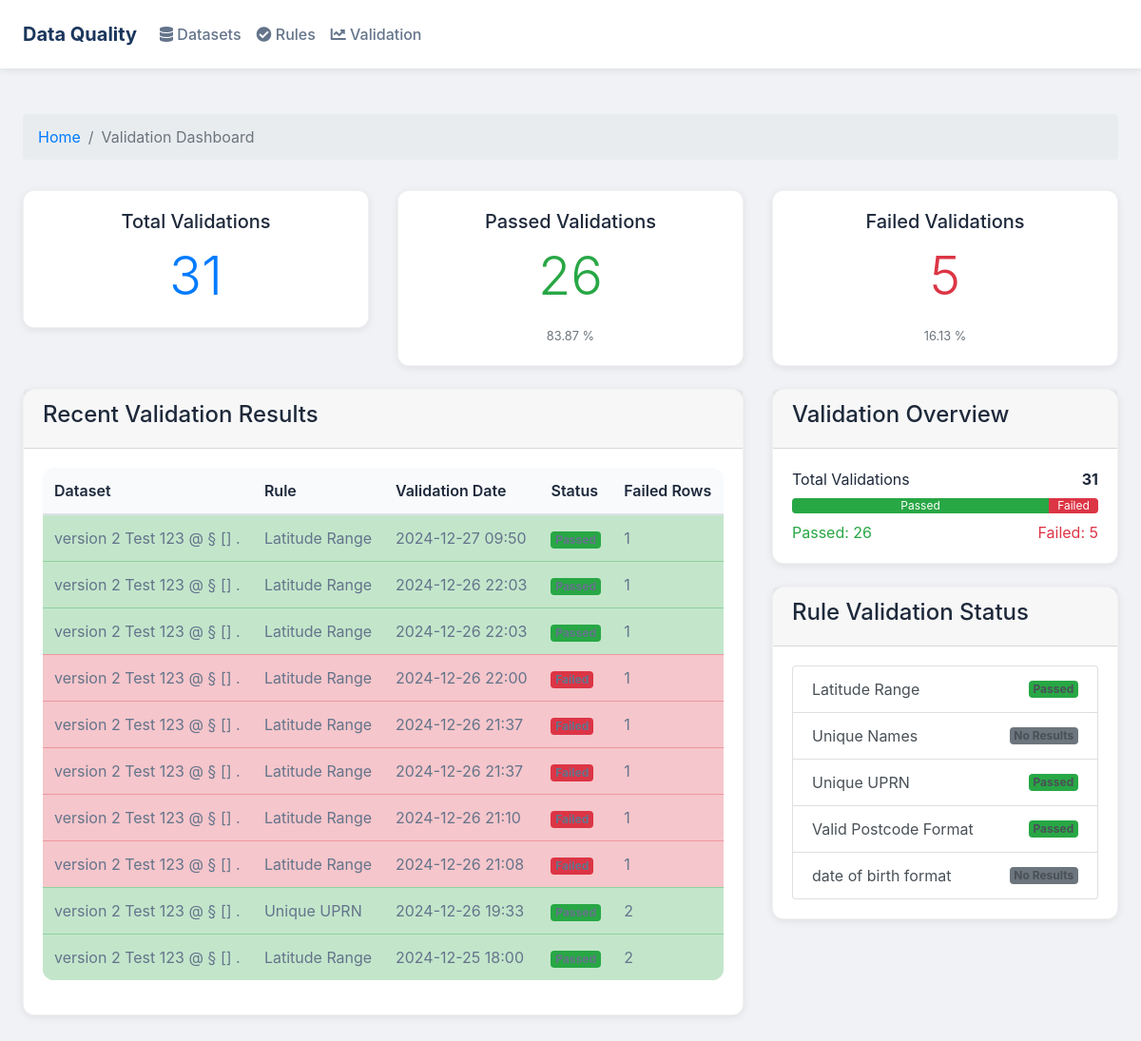
Page /validation-dashboard/ (signed in) on the committed database.
### core/models.py (models this page shows, shortened)
class RuleValidationResult(models.Model):
    dataset = models.ForeignKey(Dataset, on_delete=models.CASCADE)
    rule = models.ForeignKey(DataGovernanceRule, on_delete=models.CASCADE)
    validation_date = models.DateTimeField(auto_now_add=True)
    passed = models.BooleanField()
    failed_rows = models.JSONField(null=True, blank=True)
    error_message = models.TextField(null=True, blank=True)
    execution_time = models.FloatField(null=True, blank=True)
    validated_by = models.ForeignKey(settings.AUTH_USER_MODEL, on_delete=models.SET_NULL, null=True)
    class Meta:
        ordering = ['-validation_date']
        indexes = [
            models.Index(fields=['dataset', 'rule', 'validation_date']),
            models.Index(fields=['passed']),
        ]

class Dataset(models.Model):
    FILE_TYPE_CHOICES = [
        ('csv', 'CSV'),
        ('excel', 'Excel'),
        ('json', 'JSON')
    ]
    PROFILE_STATUS_CHOICES = [
        ('not_generated', 'Not Generated'),
        ('processing', 'Processing'),
        ('completed', 'Completed'),
        ('failed', 'Failed')
    ]
    name = models.CharField(max_length=255)
    description = models.TextField(blank=True)
    file = models.FileField(upload_to='datasets/')
    file_type = models.CharField(max_length=10, choices=FILE_TYPE_CHOICES)
    created_at = models.DateTimeField(auto_now_add=True)
    updated_at = models.DateTimeField(auto_now=True)
    profile_status = models.CharField(
        max_length=20,
        choices=PROFILE_STATUS_CHOICES,
        default='not_generated'
    )
    profile_last_updated = models.DateTimeField(null=True, blank=True)
    profile_config = models.JSONField(null=True, blank=True)
    profile_report = models.FileField(upload_to='profiles/reports/', null=True, blank=True)
    profile_json = models.FileField(upload_to='profiles/json/', null=True, blank=True)
    total_rows = models.IntegerField(null=True, blank=True)
    total_columns = models.IntegerField(null=True, blank=True)
    column_names = models.JSONField(null=True, blank=True)
    column_types = models.JSONField(null=True, blank=True)
    is_sensitive = models.BooleanField(default=False, help_text="Mark if dataset contains sensitive information")
    uploaded_by = models.ForeignKey(
        User,
        on_delete=models.SET_NULL,
        null=True,
        blank=True,
        related_name='uploaded_datasets',
        help_text="User who uploaded the dataset"
    )

class DataGovernanceRule(models.Model):
    RULE_TYPES = [
        ('format', 'Format'),
        ('range', 'Range'),
        ('required', 'Required'),
        ('unique', 'Unique'),
        ('categorical', 'Categorical'),
        ('date_format', 'Date Format'),
        ('cross_column', 'Cross Column'),
    ]
    name = models.CharField(max_length=255)
    description = models.TextField(blank=True)
    rule_type = models.CharField(max_length=50, choices=RULE_TYPES)
    column_name = models.CharField(max_length=255)
    parameters = models.JSONField(default=dict, blank=True)
    dataset = models.ForeignKey('Dataset', on_delete=models.CASCADE, related_name='rules')
    created_by = models.ForeignKey(settings.AUTH_USER_MODEL, on_delete=models.SET_NULL, null=True)
    created_at = models.DateTimeField(auto_now_add=True)
    updated_at = models.DateTimeField(auto_now=True)
    is_active = models.BooleanField(default=True, help_text="Whether the rule is currently active")
    class Meta:
        ordering = ['name']
        indexes = [
            models.Index(fields=['dataset', 'rule_type']),
            models.Index(fields=['column_name']),
        ]

### core/views.py (the view)
# urls.py: path('validation-dashboard/', views.validation_dashboard, name='validation_dashboard'),
@login_required
def validation_dashboard(request):
    recent_results = RuleValidationResult.objects.order_by('-validation_date')[:10]
    total_results = RuleValidationResult.objects.count()
    passed_results = RuleValidationResult.objects.filter(passed=True).count()
    failed_results = total_results - passed_results
    validation_stats = {
        'total_validations': total_results,
        'passed_validations': passed_results,
        'failed_validations': failed_results
    }
    rules_with_status = []
    for rule in DataGovernanceRule.objects.all():
        latest_result = rule.rulevalidationresult_set.order_by('-validation_date').first()
        rules_with_status.append({
            'rule': rule,
            'latest_result': latest_result
        })
    return render(request, 'core/validation_dashboard.html', {
        'recent_results': recent_results,
        'total_results': total_results,
        'passed_results': passed_results,
        'failed_results': failed_results,
        'validation_stats': validation_stats,
        'rules_with_status': rules_with_status,
        'active_page': 'validation_dashboard'
    })

### core/templatetags/custom_filters.py (called while the page is built)
@register.filter(name='multiply')
def multiply(value, arg):
    try:
        return float(value) * float(arg)
    except (ValueError, TypeError):
        return value

@register.filter(name='divide')
def divide(value, arg):
    try:
        return float(value) / float(arg) if float(arg) != 0 else 0
    except (ValueError, TypeError, ZeroDivisionError):
        return 0

### core/templates/core/validation_dashboard.html
{% extends "core/base.html" %}
{% load custom_filters %}
{% block content %}
<div class="container-fluid mt-4">
    <div class="row mb-3">
        <div class="col-md-12">
            <nav aria-label="breadcrumb">
                <ol class="breadcrumb">
                    <li class="breadcrumb-item"><a href="{% url 'core:home' %}">Home</a></li>
                    <li class="breadcrumb-item active" aria-current="page">Validation Dashboard</li>
                </ol>
            </nav>
        </div>
    </div>
    <div class="row mb-4">
        <div class="col-md-4">
            <div class="card text-center">
                <div class="card-body">
                    <h5 class="card-title">Total Validations</h5>
                    <p class="card-text display-4 text-primary">{{ validation_stats.total_validations }}</p>
                </div>
            </div>
        </div>
        <div class="col-md-4">
            <div class="card text-center">
                <div class="card-body">
                    <h5 class="card-title">Passed Validations</h5>
                    <p class="card-text display-4 text-success">{{ validation_stats.passed_validations }}</p>
                    <small class="text-muted">
                        {% if validation_stats.total_validations > 0 %}
                            {{ validation_stats.passed_validations|multiply:100.0|divide:validation_stats.total_validations|floatformat:2 }} %
                        {% else %}
                            0.00 %
                        {% endif %}
                    </small>
                </div>
            </div>
        </div>
        <div class="col-md-4">
            <div class="card text-center">
                <div class="card-body">
                    <h5 class="card-title">Failed Validations</h5>
                    <p class="card-text display-4 text-danger">{{ validation_stats.failed_validations }}</p>
                    <small class="text-muted">
                        {% if validation_stats.total_validations > 0 %}
                            {{ validation_stats.failed_validations|multiply:100.0|divide:validation_stats.total_validations|floatformat:2 }} %
                        {% else %}
                            0.00 %
                        {% endif %}
                    </small>
                </div>
            </div>
        </div>
    </div>
    <div class="row">
        <div class="col-md-8">
            <div class="card mb-4">
                <div class="card-header">
                    <h4>Recent Validation Results</h4>
                </div>
                <div class="card-body">
                    <div class="table-responsive">
                        <table class="table table-striped table-hover">
                            <thead>
                                <tr>
                                    <th>Dataset</th>
                                    <th>Rule</th>
                                    <th>Validation Date</th>
                                    <th>Status</th>
                                    <th>Failed Rows</th>
                                </tr>
                            </thead>
                            <tbody>
                                {% for result in recent_results %}
                                <tr class="{% if result.passed %}table-success{% else %}table-danger{% endif %}">
                                    <td>{{ result.dataset.name }}</td>
                                    <td>{{ result.rule.name }}</td>
                                    <td>{{ result.validation_date|date:"Y-m-d H:i" }}</td>
                                    <td>
                                        {% if result.passed %}
                                            <span class="badge bg-success">Passed</span>
                                        {% else %}
                                            <span class="badge bg-danger">Failed</span>
                                        {% endif %}
                                    </td>
                                    <td>
                                        {% if result.failed_rows %}
                                            {{ result.failed_rows|length }}
                                        {% else %}
                                            0
                                        {% endif %}
                                    </td>
                                </tr>
                                {% empty %}
                                <tr>
                                    <td colspan="5" class="text-center">
                                        No recent validation results found.
                                    </td>
                                </tr>
                                {% endfor %}
                            </tbody>
                        </table>
                    </div>
                </div>
            </div>
        </div>
        <div class="col-md-4">
            <div class="card mb-4">
                <div class="card-header">
                    <h4>Validation Overview</h4>
                </div>
                <div class="card-body">
                    <div class="d-flex justify-content-between mb-2">
                        <span>Total Validations</span>
                        <strong>{{ validation_stats.total_validations }}</strong>
                    </div>
                    <div class="progress progress-bar-custom mb-2">
                        {% if validation_stats.total_validations > 0 %}
                            <div class="progress-bar bg-success" role="progressbar"
                                 style="width: {{ validation_stats.passed_validations|divide:validation_stats.total_validations|multiply:100 }}%">
                                Passed
                            </div>
                            <div class="progress-bar bg-danger" role="progressbar"
                                 style="width: {{ validation_stats.failed_validations|divide:validation_stats.total_validations|multiply:100 }}%">
                                Failed
                            </div>
                        {% else %}
                            <div class="progress-bar bg-secondary" role="progressbar" style="width: 100%">
                                No Validations
                            </div>
                        {% endif %}
                    </div>
                    <div class="d-flex justify-content-between">
                        <span class="text-success">Passed: {{ validation_stats.passed_validations }}</span>
                        <span class="text-danger">Failed: {{ validation_stats.failed_validations }}</span>
                    </div>
                </div>
            </div>
            <div class="card">
                <div class="card-header">
                    <h4>Rule Validation Status</h4>
                </div>
                <div class="card-body">
                    <div class="list-group">
                        {% for rule_status in rules_with_status %}
                        <a href="{% url 'core:rule_detail' rule_status.rule.id %}" class="list-group-item list-group-item-action d-flex justify-content-between align-items-center">
                            {{ rule_status.rule.name }}
                            {% if rule_status.latest_result %}
                                {% if rule_status.latest_result.passed %}
                                    <span class="badge bg-success">Passed</span>
                                {% else %}
                                    <span class="badge bg-danger">Failed</span>
                                {% endif %}
                            {% else %}
                                <span class="badge bg-secondary">No Results</span>
                            {% endif %}
                        </a>
                        {% empty %}
                        <div class="text-center text-muted">
                            No rules found
                        </div>
                        {% endfor %}
                    </div>
                </div>
            </div>
        </div>
    </div>
</div>
{% endblock %}

### core/templates/core/base.html (style rules this page uses)
body { background-color: #f0f2f5; color: #1e293b; font-family: -apple-system, BlinkMacSystemFont, "Segoe UI", Roboto, "Helvetica Neue", Arial, sans-serif; }
.card { background: white; border-radius: 12px; box-shadow: 0 2px 8px rgba(0,0,0,0.08); border: 1px solid rgba(0,0,0,0.05); transition: all 0.3s ease; }
.container-fluid { padding: 24px; }
.table { background: white; border-radius: 12px; overflow: hidden; }
.table th { background: #f8fafc; color: #1e293b; font-weight: 600; border-top: none; }
.table td { vertical-align: middle; color: #64748b; }

### rows in the picture
RuleValidationResult: dataset.name "version 2 Test 123 @ § [] .", rule.name "Latitude Range", validation_date "2024-12-27 09:50", failed_rows|length "1"
RuleValidationResult: dataset.name "version 2 Test 123 @ § [] .", rule.name "Latitude Range", validation_date "2024-12-26 22:03", failed_rows|length "1"
RuleValidationResult: dataset.name "version 2 Test 123 @ § [] .", rule.name "Latitude Range", validation_date "2024-12-26 22:03", failed_rows|length "1"
RuleValidationResult: dataset.name "version 2 Test 123 @ § [] .", rule.name "Latitude Range", validation_date "2024-12-26 22:00", failed_rows|length "1"
RuleValidationResult: dataset.name "version 2 Test 123 @ § [] .", rule.name "Latitude Range", validation_date "2024-12-26 21:37", failed_rows|length "1"
RuleValidationResult: dataset.name "version 2 Test 123 @ § [] .", rule.name "Latitude Range", validation_date "2024-12-26 21:37", failed_rows|length "1"
RuleValidationResult: dataset.name "version 2 Test 123 @ § [] .", rule.name "Latitude Range", validation_date "2024-12-26 21:10", failed_rows|length "1"
RuleValidationResult: dataset.name "version 2 Test 123 @ § [] .", rule.name "Latitude Range", validation_date "2024-12-26 21:08", failed_rows|length "1"
RuleValidationResult: dataset.name "version 2 Test 123 @ § [] .", rule.name "Unique UPRN", validation_date "2024-12-26 19:33", failed_rows|length "2"
RuleValidationResult: dataset.name "version 2 Test 123 @ § [] .", rule.name "Latitude Range", validation_date "2024-12-25 18:00", failed_rows|length "2"
DataGovernanceRule: rule.name "Latitude Range", shows "Passed"
DataGovernanceRule: rule.name "Unique Names", shows "No Results"
DataGovernanceRule: rule.name "Unique UPRN", shows "Passed"
DataGovernanceRule: rule.name "Valid Postcode Format", shows "Passed"
DataGovernanceRule: rule.name "date of birth format", shows "No Results"

### other values in the picture
{{ validation_stats.total_validations }} "31"
{{ validation_stats.passed_validations }} "26"
{{ validation_stats.failed_validations }} "5"
